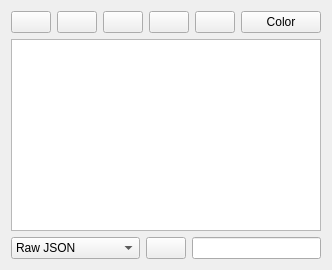
      <widget class="QWidget" name="textEditor">
       <layout class="QGridLayout" name="gridLayout_5">
        <item row="0" column="0">
         <layout class="QHBoxLayout" name="horizontalLayout">
          <item>
           <widget class="QPushButton" name="textGeneratorBold">
            <property name="toolTip">
             <string>&lt;html&gt;&lt;head/&gt;&lt;body&gt;&lt;p&gt;&lt;span style=&quot; font-weight:700;&quot;&gt;BOLD&lt;/span&gt;&lt;/p&gt;&lt;p&gt;Bolds the currently highlighted text&lt;/p&gt;&lt;/body&gt;&lt;/html&gt;</string>
            </property>
            <property name="text">
             <string/>
            </property>
            <property name="icon">
             <iconset theme="QIcon::ThemeIcon::FormatTextBold"/>
            </property>
           </widget>
          </item>
          <item>
           <widget class="QPushButton" name="textGeneratorItalic">
            <property name="toolTip">
             <string>&lt;html&gt;&lt;head/&gt;&lt;body&gt;&lt;p&gt;&lt;span style=&quot; font-weight:700;&quot;&gt;ITALIC&lt;/span&gt;&lt;/p&gt;&lt;p&gt;Italicizes the currently highlighted text&lt;/p&gt;&lt;/body&gt;&lt;/html&gt;</string>
            </property>
            <property name="text">
             <string/>
            </property>
            <property name="icon">
             <iconset theme="QIcon::ThemeIcon::FormatTextItalic"/>
            </property>
           </widget>
          </item>
          <item>
           <widget class="QPushButton" name="textGeneratorUnderline">
            <property name="toolTip">
             <string>&lt;html&gt;&lt;head/&gt;&lt;body&gt;&lt;p&gt;&lt;span style=&quot; font-weight:700;&quot;&gt;UNDERLINE&lt;/span&gt;&lt;/p&gt;&lt;p&gt;Underlines the currently highlighted text&lt;/p&gt;&lt;/body&gt;&lt;/html&gt;</string>
            </property>
            <property name="text">
             <string/>
            </property>
            <property name="icon">
             <iconset theme="QIcon::ThemeIcon::FormatTextUnderline"/>
            </property>
           </widget>
          </item>
          <item>
           <widget class="QPushButton" name="textGeneratorStrikethrough">
            <property name="toolTip">
             <string>&lt;html&gt;&lt;head/&gt;&lt;body&gt;&lt;p&gt;&lt;span style=&quot; font-weight:700;&quot;&gt;STRIKETHROUGH&lt;/span&gt;&lt;/p&gt;&lt;p&gt;Strikes out the currently highlighted text&lt;/p&gt;&lt;/body&gt;&lt;/html&gt;</string>
            </property>
            <property name="text">
             <string/>
            </property>
            <property name="icon">
             <iconset theme="QIcon::ThemeIcon::FormatTextStrikethrough"/>
            </property>
           </widget>
          </item>
          <item>
           <widget class="QPushButton" name="textGeneratorObfuscated">
            <property name="toolTip">
             <string>&lt;html&gt;&lt;head/&gt;&lt;body&gt;&lt;p&gt;&lt;span style=&quot; font-weight:700;&quot;&gt;OBFUSCATE&lt;/span&gt;&lt;/p&gt;&lt;p&gt;Obfuscates the currently highlighted text&lt;/p&gt;&lt;/body&gt;&lt;/html&gt;</string>
            </property>
            <property name="text">
             <string/>
            </property>
            <property name="icon">
             <iconset theme="QIcon::ThemeIcon::ListRemove"/>
            </property>
           </widget>
          </item>
          <item>
           <widget class="QPushButton" name="textGeneratorColor">
            <property name="toolTip">
             <string>&lt;html&gt;&lt;head/&gt;&lt;body&gt;&lt;p&gt;&lt;span style=&quot; font-weight:700;&quot;&gt;COLOR&lt;/span&gt;&lt;/p&gt;&lt;p&gt;Changes the color of the currently highlighted text&lt;/p&gt;&lt;/body&gt;&lt;/html&gt;</string>
            </property>
            <property name="text">
             <string>Color</string>
            </property>
           </widget>
          </item>
         </layout>
        </item>
        <item row="2" column="0">
         <layout class="QHBoxLayout" name="horizontalLayout_3">
          <item>
           <widget class="QComboBox" name="textGeneratorType">
            <property name="toolTip">
             <string>&lt;html&gt;&lt;head/&gt;&lt;body&gt;&lt;p&gt;Different Generation modes.&lt;/p&gt;&lt;p&gt;Raw JSON - Gives the JSON for the text&lt;/p&gt;&lt;p&gt;Tellraw Command - Gives the text as a `/tellraw @a` command&lt;/p&gt;&lt;p&gt;Title - Gives the text as a `/title @a` command&lt;/p&gt;&lt;p&gt;Subtitle - Gives the text as a `/title @a subtitle` command&lt;/p&gt;&lt;p&gt;Actionbar - Gives the text as a `/title @a actionbar` command&lt;/p&gt;&lt;p&gt;MOTD - Gives the text as one line, using color codes and `\n` for use in a server's &amp;quot;Message of the Day&amp;quot;.&lt;/p&gt;&lt;/body&gt;&lt;/html&gt;</string>
            </property>
            <item>
             <property name="text">
              <string>Raw JSON</string>
             </property>
            </item>
            <item>
             <property name="text">
              <string>Tellraw Command</string>
             </property>
            </item>
            <item>
             <property name="text">
              <string>Title</string>
             </property>
            </item>
            <item>
             <property name="text">
              <string>Subtitle</string>
             </property>
            </item>
            <item>
             <property name="text">
              <string>Actionbar</string>
             </property>
            </item>
            <item>
             <property name="text">
              <string>MOTD</string>
             </property>
            </item>
           </widget>
          </item>
          <item>
           <widget class="QPushButton" name="textGeneratorCopy">
            <property name="toolTip">
             <string>&lt;html&gt;&lt;head/&gt;&lt;body&gt;&lt;p&gt;Copies the output to your clipboard.&lt;/p&gt;&lt;/body&gt;&lt;/html&gt;</string>
            </property>
            <property name="text">
             <string/>
            </property>
            <property name="icon">
             <iconset theme="edit-copy"/>
            </property>
           </widget>
          </item>
          <item>
           <widget class="QLineEdit" name="textGeneratorOutput">
            <property name="toolTip">
             <string>&lt;html&gt;&lt;head/&gt;&lt;body&gt;&lt;p&gt;The text generator output.&lt;/p&gt;&lt;/body&gt;&lt;/html&gt;</string>
            </property>
           </widget>
          </item>
         </layout>
        </item>
        <item row="1" column="0">
         <widget class="QTextEdit" name="textGeneratorTextBox"/>
        </item>
       </layout>
      </widget>
